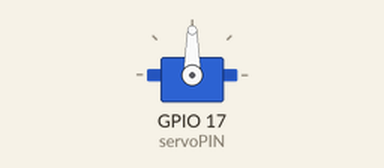
Simulated run of this program. Board: Raspberry Pi (BCM pin numbers). On the bench: servo. Servo angles are drawn from the pulse width (0.5 ms = 0°, 2.5 ms = 180°).

Above: at 0.05 s.
At 1.5 s:
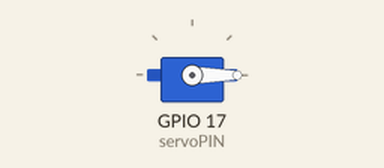
At 3.0 s:
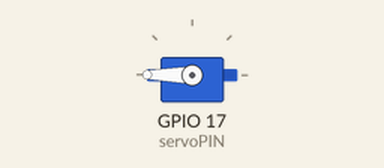
Timing chart, 0 to 6.9 s (numbered marks = the images above):
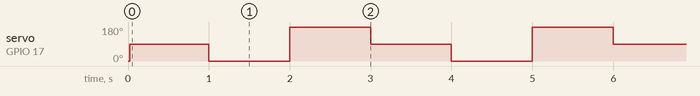

The program:

servotest.py
```python
import RPi.GPIO as GPIO
import time

servoPIN = 17
GPIO.setmode(GPIO.BCM)
GPIO.setup(servoPIN, GPIO.OUT)

p = GPIO.PWM(servoPIN, 50) # GPIO 17 for PWM with 50Hz
p.start(2.5) # Initialization
try:
    while True:
        p.ChangeDutyCycle(7.5)  # turn towards 90 degree
        time.sleep(1) # sleep 1 second
        p.ChangeDutyCycle(2.5)  # turn towards 0 degree
        time.sleep(1) # sleep 1 second
        p.ChangeDutyCycle(12.5) # turn towards 180 degree
        time.sleep(1) # sleep 1 second
except KeyboardInterrupt:
  p.stop()
  GPIO.cleanup()
```

Measured:
- by itself, servo on GPIO 17 (servoPIN): repeats every 3.0 s: 0° 1.0 s, 180° 1.0 s, 90° 1.0 s
